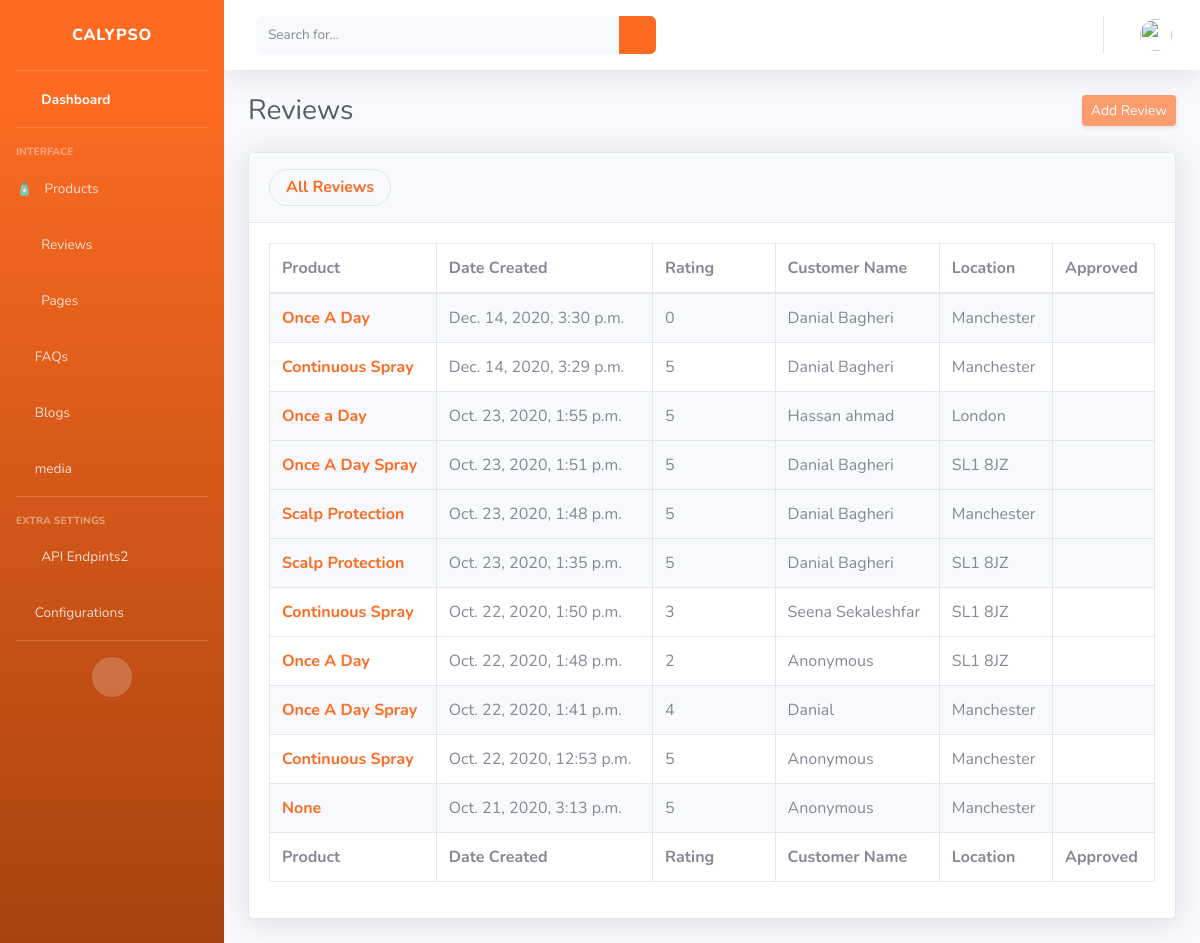
/dashboard/reviews/ (signed in), run on an earlier commit of the app's database.
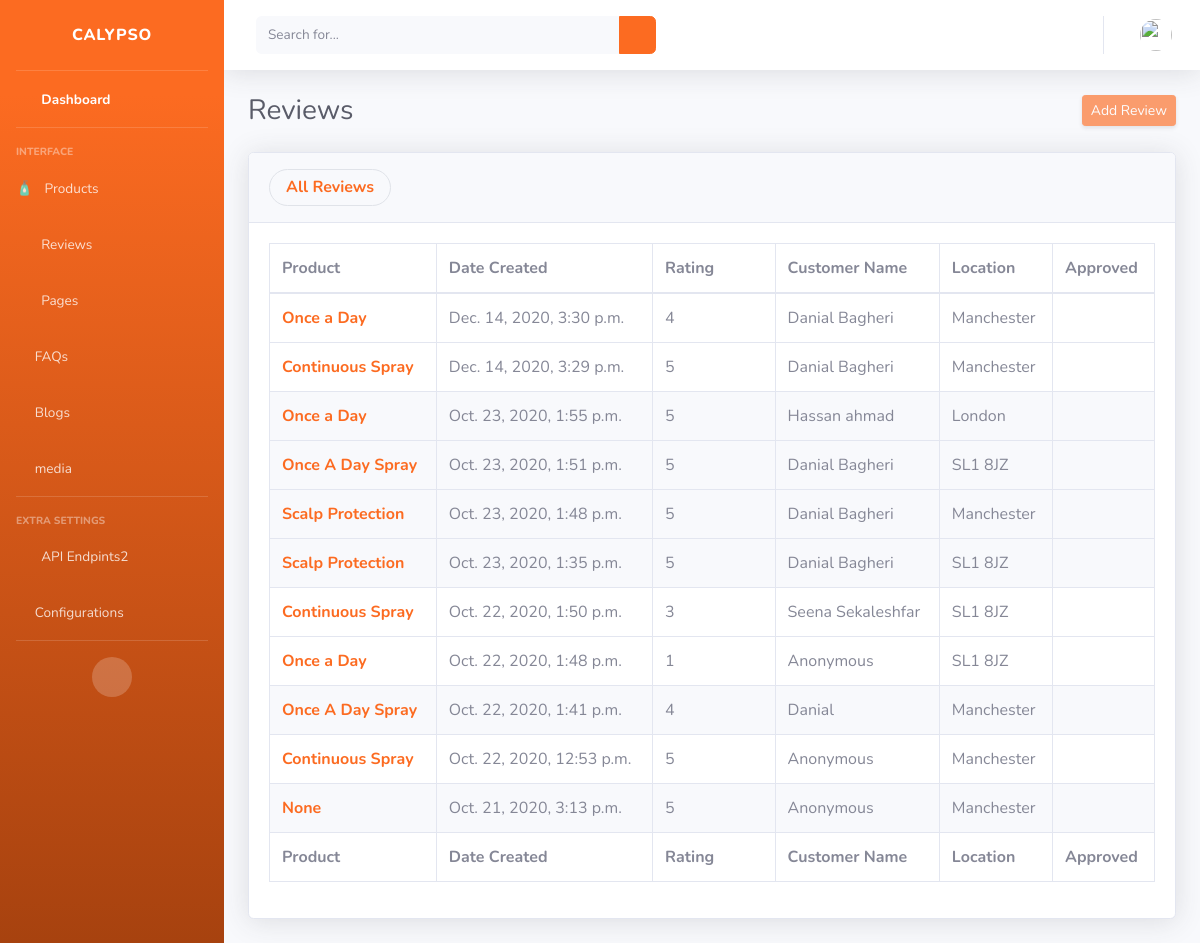
And on a later commit of the database.
### review/models.py (models this page shows, shortened)
class Review(models.Model):
    product = models.ForeignKey(
        Product, null=True, on_delete=models.SET_NULL)
    user = models.ForeignKey(User, verbose_name="user",
                             blank=True, null=True, on_delete=models.SET_NULL)
    customer_name = models.CharField(max_length=200, blank=True, null=True)
    customer_email = models.EmailField(max_length=254, blank=True, null=True)
    location = models.CharField(max_length=200, blank=True, null=True)
    source = models.CharField(max_length=200, blank=True, null=True)
    score = models.PositiveIntegerField()
    approved = models.BooleanField(default=False)
    recommended = models.BooleanField(default=False)
    title = models.CharField(max_length=200, blank=True, null=True)
    comment = models.TextField(blank=True)
    ip_address = models.GenericIPAddressField(blank=True, null=True)
    date_created = models.DateTimeField(auto_now_add=True)
    like = models.PositiveIntegerField(default=0, blank=True, null=True)
    dislike = models.PositiveIntegerField(default=0, blank=True, null=True)
    reply = models.ManyToManyField(
        Reply, related_name="review", verbose_name="Replies", blank=True)
    opened = models.BooleanField(default=False)
    class Meta:
        ordering = ("-date_created",)
    @ property
    def name(self):
        if self.user is not None and self.user.get_full_name() != "":
            return self.user.get_full_name()
        elif self.customer_name is None:
            return "Anonymous"
        else:
            return self.customer_name

### product/models.py (models this page shows, shortened)
class Product(models.Model):
    name = models.CharField(_('name'), max_length=300)
    sub_title = models.CharField(_('sub title'), max_length=300)
    slug = models.SlugField(_("slug"), unique=True)
    description = models.TextField(blank=True, null=True)
    direction_of_use = models.TextField(blank=True, null=True)
    tags = models.ManyToManyField("Tag", verbose_name=_("tags"), blank=True)
    keyword = models.ManyToManyField("Keyword", verbose_name=_("keywords"), blank=True)
    types = models.ManyToManyField(
        "ProductType", verbose_name=_("types"), blank=True)
    top_seller = models.BooleanField(default=False)
    def __str__(self):
        return self.name

### dashboard/views.py (the view)
# urls.py: path('reviews/', views.ReviewList.as_view(), name="reviews"),
class ReviewList(StaffRequiredMixin, ListView):
    model = Review
    context_object_name = 'reviews'
    template_name = 'dashboard/reviews/list.html'

### dashboard/views.py (called while the page is built)
    def test_func(self):
        return self.request.user.is_staff

### templates/dashboard/reviews/list.html
{% extends "dashboard/admin-base.html" %} {% load static %}
{% block content %}
<div class="container-fluid">
  <div class="d-sm-flex align-items-center justify-content-between mb-4">
    <h1 class="h3 mb-0 text-gray-800">Reviews</h1>
    <div>
      <button
        href="#"
        class="d-none d-sm-inline-block btn btn-sm btn-primary shadow-sm"
        disabled
        >
        Add Review
      </button>
    </div>
  </div>
  <div class="card shadow mb-4">
    <div class="card-header py-3">
      <a href="{% url "dashboard:reviews" %}" style="float:left;" class="nav-link mr-4 panel-tab">
      <h6 class="m-0 font-weight-bold text-primary">All Reviews</h6>
      </a>
    </div>
    <div class="card-body">
      <div class="table-responsive">
        <table
          class="table table-bordered table-hover"
          id="dataTable"
          width="100%"
          cellspacing="0"
        >
          <thead>
            <tr>
              <th scope="col">Product</th>
              <th scope="col">Date Created</th>
              <th scope="col">Rating</th>
              <th scope="col">Customer Name</th>
              <th scope="col">Location</th>
              <th scope="col">Approved</th>
            </tr>
          </thead>
          <tfoot>
            <tr>
              <th scope="col">Product</th>
              <th scope="col">Date Created</th>
              <th scope="col">Rating</th>
              <th scope="col">Customer Name</th>
              <th scope="col">Location</th>
              <th scope="col">Approved</th>
            </tr>
          </tfoot>
          <tbody>
            {% for review in reviews %}
            <tr class="{% if review.opened == False %}bg-light{% endif %}">
              <th scope="row"><a href="{% url "dashboard:review-edit" review.pk %}">{{ review.product  }}</a></th>
              <td>{{ review.date_created }}</td>
              <td>
                {{ review.score }}
                {%for i in  "1"|ljust:review.score|make_list %}
                <i class="text-danger fas fa-star"></i>
                {% endfor %}
              </td>
              <td>{{ review.name }}</td>
              <td>{{ review.location }}</td>
              <td>
                {% if review.approved %}
                    <i class="text-success fas fa-check-circle"></i>
                {% else %}
                    <i class="text-warning fas fa-times-circle"></i>
                {% endif%}
            </td>
            </tr>
            {% endfor %}
          </tbody>
        </table>
      </div>
    </div>
  </div>
</div>
{% endblock %}

### templates/dashboard/admin-base.html (shortened to what this page needs)
{% load static %}
<!DOCTYPE html>
<html lang="en">
<head>
  <link href="{% static "dashboard/vendor/fontawesome-free/css/all.min.css" %}" rel="stylesheet" type="text/css">
  <link href="{% static "dashboard/css/sb-admin-2.css" %}" rel="stylesheet">
  <link href="{% static "dashboard/vendor/datatables/dataTables.bootstrap4.min.css" %}" rel="stylesheet">
  <link rel="stylesheet" type="text/css" href="//cdnjs.cloudflare.com/ajax/libs/codemirror/3.20.0/codemirror.css">
  <link rel="stylesheet" type="text/css" href="//cdnjs.cloudflare.com/ajax/libs/codemirror/3.20.0/theme/monokai.css">
</head>
<body id="page-top">
  <div id="wrapper">
    <ul class="navbar-nav bg-gradient-primary sidebar sidebar-dark accordion" id="accordionSidebar">
      <a class="sidebar-brand d-flex align-items-center justify-content-center" href="{% url "dashboard:home" %}">
        <div class="sidebar-brand-text mx-3">Calypso</div>
      </a>
      <hr class="sidebar-divider my-0">
      <li class="nav-item active">
        <a class="nav-link" href="{% url "dashboard:home" %}">
          <i class="fas fa-fw fa-tachometer-alt"></i>
          <span>Dashboard</span></a>
      </li>
      <hr class="sidebar-divider">
      <div class="sidebar-heading">
        Interface
      </div>
      <li class="nav-item">
        <a class="nav-link collapsed" href="#" data-toggle="collapse" data-target="#collapseTwo" aria-expanded="true" aria-controls="collapseTwo">
          <span class="pr-2"> 🧴 </span>
          <span>Products</span>
        </a>
      </li>
      <li class="nav-item">
          <a class="nav-link" href="{% url "dashboard:reviews" %}">
            <i class="fas fa-fw fa-star"></i>
            <span>Reviews</span>
          </a>
      </li>
      <li class="nav-item">
          <a class="nav-link" href="{% url "dashboard:pages" %}">
            <i class="fas fa-fw fa-file-alt"></i>
            <span>Pages</span>
          </a>
      </li>
      <li class="nav-item">
          <a class="nav-link" href="{% url "dashboard:faqs" %}">
            <i class="fas fa-question"></i>
            <span>FAQs</span>
          </a>
      </li>
      <li class="nav-item">
          <a class="nav-link" href="{% url "dashboard:blogs" %}">
            <i class="fas fa-rss"></i>
            <span>Blogs</span>
          </a>
      </li>
      <li class="nav-item">
          <a class="nav-link" href="{% url "dashboard:media" %}">
            <i class="fas fa-photo-video"></i>
            <span>media</span>
          </a>
      </li>
      <hr class="sidebar-divider">
      <div class="sidebar-heading">
        Extra Settings
      </div>
      <li class="nav-item">
        <a class="nav-link" href="{% url "dashboard:api-endpoint" %}">
          <i class="fas fa-fw fa-chart-area"></i>
          <span>API Endpints2</span></a>
      </li>
      <li class="nav-item">
        <a class="nav-link" href="{% url "dashboard:configs" %}">
          <i class="fas fa-cog"></i>
          <span>Configurations</span></a>
      </li>
      <hr class="sidebar-divider d-none d-md-block">
      <div class="text-center d-none d-md-inline">
        <button class="rounded-circle border-0" id="sidebarToggle"></button>
      </div>
    </ul>
    <div id="content-wrapper" class="d-flex flex-column">
        <div id="content">
          <nav class="navbar navbar-expand navbar-light bg-white topbar mb-4 static-top shadow">
            <form class="d-none d-sm-inline-block form-inline mr-auto ml-md-3 my-2 my-md-0 mw-100 navbar-search">
              <div class="input-group">
                <input type="text" class="form-control bg-light border-0 small" placeholder="Search for..." aria-label="Search" aria-describedby="basic-addon2">
                <div class="input-group-append">
                  <button class="btn btn-primary" type="button">
                    <i class="fas fa-search fa-sm"></i>
                  </button>
                </div>
              </div>
            </form>
            <ul class="navbar-nav ml-auto">
              <li class="nav-item dropdown no-arrow">
                <a class="nav-link dropdown-toggle" href="#" id="userDropdown" role="button" data-toggle="dropdown" aria-haspopup="true" aria-expanded="false">
                  <img class="img-profile rounded-circle" src="https://source.unsplash.com/QAB-WJcbgJk/60x60">
                </a>
              </li>
            </ul>
          </nav>
      {% block content %} {% endblock content %}
</body>
</html>

What changed in the data, as far as the page shows it:
changed Review "Dec. 14, 2020, 3:30 p.m.": opened False → True (drawn); product "Once A Day" → "Once a Day"; score "0" → "4"
changed Review "Oct. 22, 2020, 1:48 p.m.": product "Once A Day" → "Once a Day"; score "2" → "1"; approved False → True (drawn)
